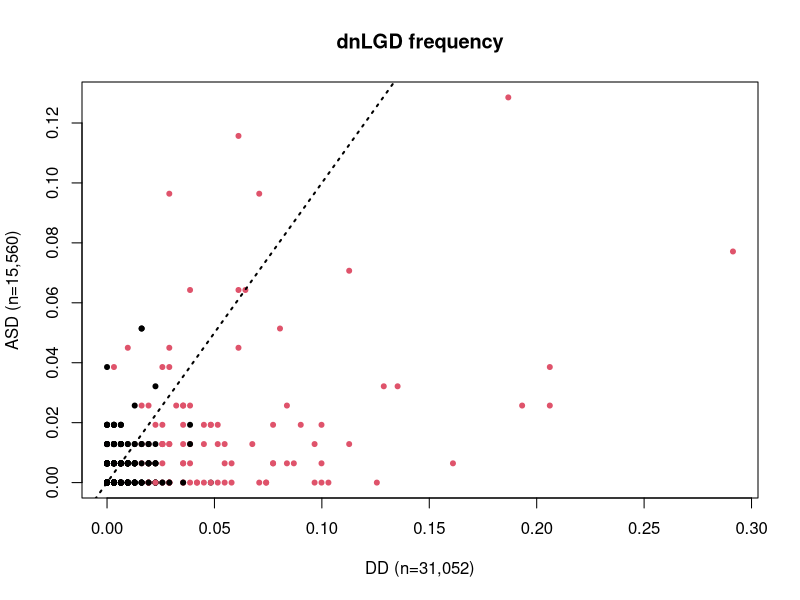
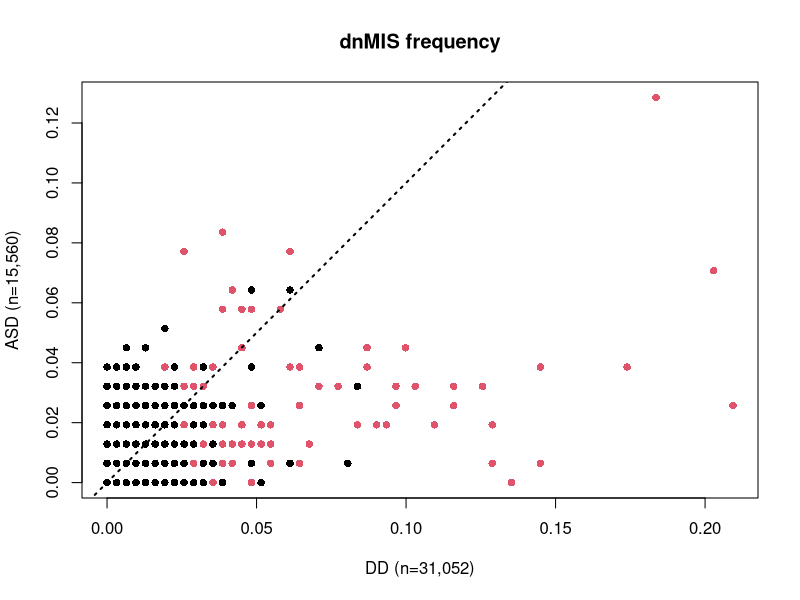

The R source for these figures, in order:
###########################
# plot for Figure 3a and 3b
###########################
DNM <- read.delim("data_for_Figure3a_and_3b.txt", header = T)

# plot for Figure 3a - dnLGD frequency
plot(DNM$dnLGD.ASD.pct ~ DNM$dnLGD.DD.pct, main = "dnLGD frequency", 
     xlab = "DD (n=31,052)", ylab = "ASD (n=15,560)", pch = 20, col = as.numeric(DNM$Sig.col))
# change to plot ARID1B dnLGD.DD.pct from 0.34 to 0.29 for easy plot
segments(-0.01,-0.01, 0.14,0.14, lty = 3, lwd = 2, col = "black")

# plot for Figure 3a - dnMIS frequency
plot(DNM$dnMIS.ASD.pct ~ DNM$dnMIS.DD.pct, main = "dnMIS frequency", 
     xlab = "DD (n=31,052)", ylab = "ASD (n=15,560)", pch = 16, col = as.numeric(DNM$Sig.col))
segments(-0.01,-0.01, 0.14,0.14,  lty = 3, lwd = 2, col = "black")

# downstream editing was done in the Adobe Illustrator